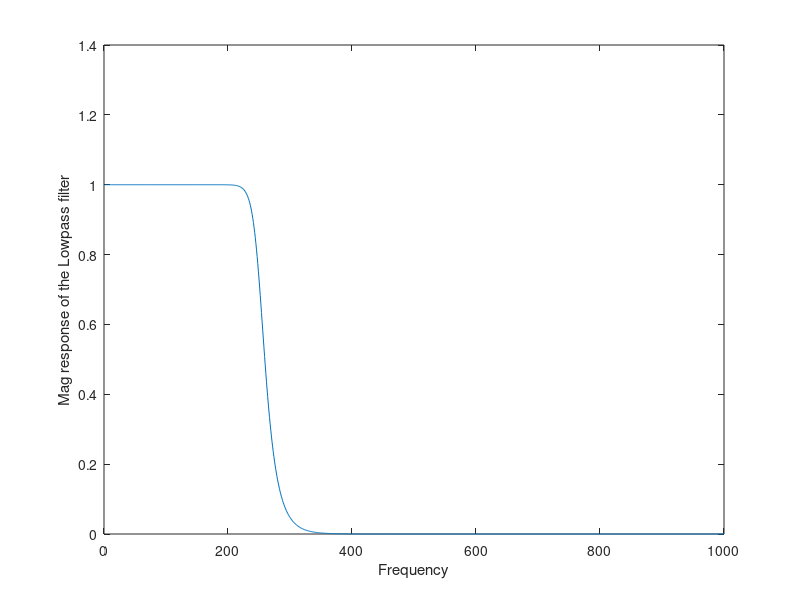
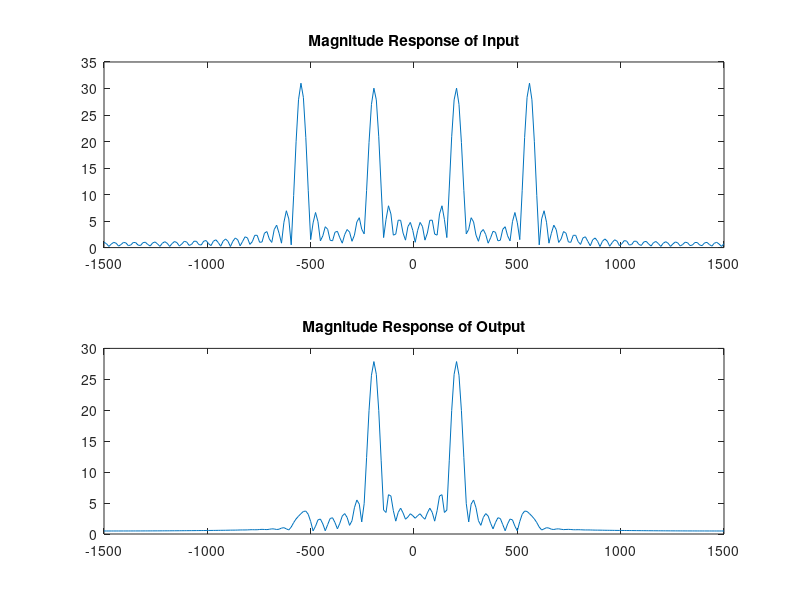

MATLAB code for these plots, in order:

close all;
clc;
clearvars;
%%

Fc = 250;
Fs = 2000;
n = 15;
[b,a] = butter(n,Fc/(Fs/2),'low'); %low pass filter
h = freqz(b,a,Fs/2);%magnitude

Fc_1 = 750;
n_1 = 25;
[b_1,a_1] = butter(n_1,Fc_1/(Fs/2),'high');%high pass filter

Fc_2 = [250 750];
[b_2,a_2] = butter(n,Fc_2/(Fs/2),'bandpass'); %bandpass


Fc_3 = [400 800];
[b_3,a_3] = butter(n,Fc_3/(Fs/2),'stop'); %stop 

figure

plot(abs(h));
xlabel("Frequency");
ylabel("Mag response of the Lowpass filter");


%%

%filter Example

f1 = 200;
f2 = 550;
Fs_4 =3e3; %% 10^3  *3
t = 0:(1/Fs_4):0.02;
x = sin(2*pi*f1*t) + cos(2*pi*f2.*t);
Fc_5 = 400;
n = 5;
[b_5,a_5] = butter(n, Fc_5/(Fs_4/2),'low');
N = 256;

Filtered_Signal = filter(b_5,a_5,x);
output = fft(Filtered_Signal,N);
input = fft(x,N);

fvect = linspace(-Fs_4/2,Fs_4/2,N);

figure;
subplot(211);
plot(fvect,abs(fftshift(input)));
title('Magnitude Response of Input');
subplot(212);
plot(fvect,abs(fftshift(output)));
title('Magnitude Response of Output');


